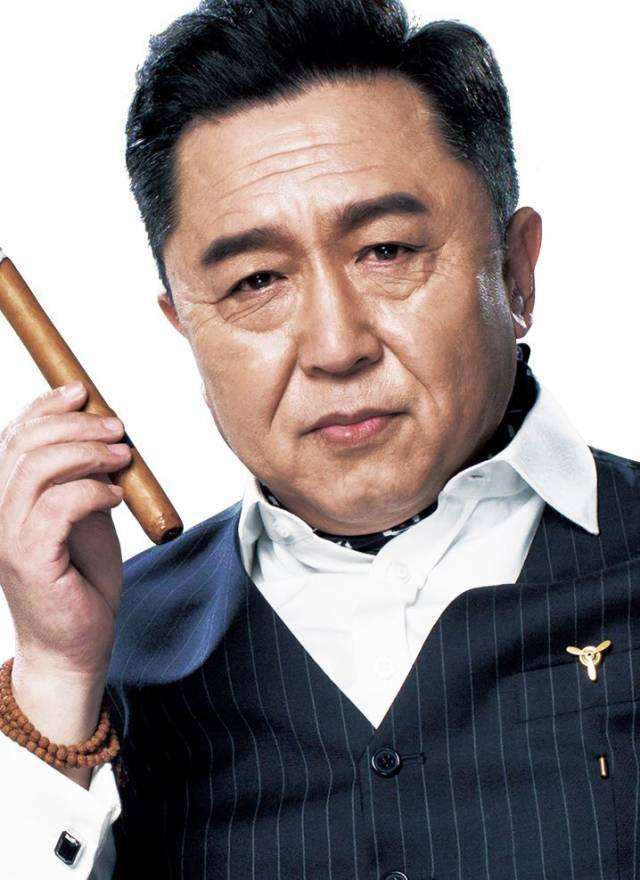
#> input picture introduction & basics/1.jpeg, 640 x 880 px
$ python readImage.py
#> lines starting #> are read from the running program, lines starting #| are printed output that depends on the picture
#coding:utf-8
import matplotlib.pyplot as plt

if __name__=='__main__':
    img = plt.imread('./1.jpeg')
#> img is the input picture: shape (880, 640, 3); mean R, G, B 146.7, 137.8, 138.2

    #显示图片
    plt.imshow(img)
    plt.axis('off')
    plt.show()

    #观察像素的表示方式
    print(img[10,300])
#| [36 45 54]

    #灰度化
    img = img.mean(axis = -1)
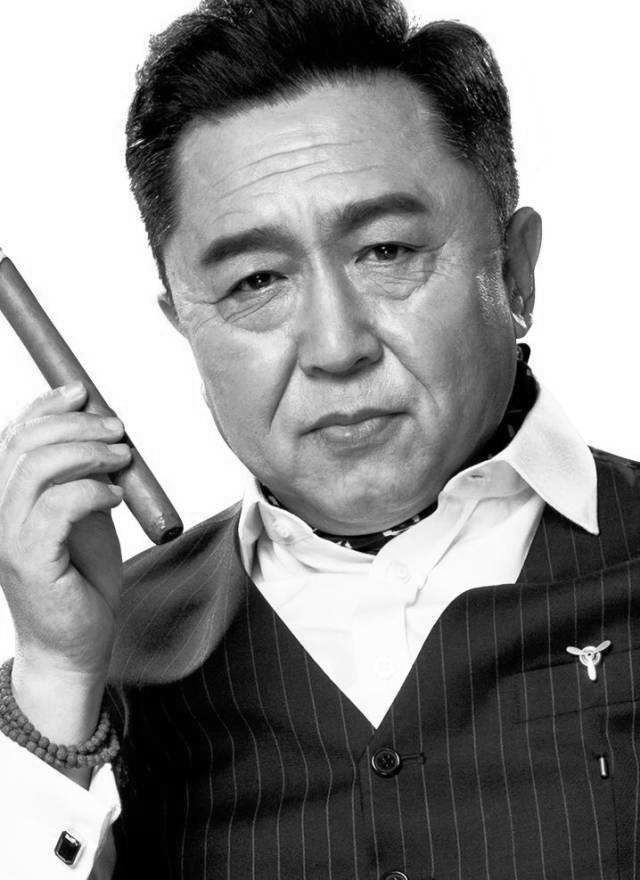
#> img: shape (880, 640) float64; min 0, max 255, mean 140.9
    plt.imshow(img,cmap='gray')
    plt.axis('off')
    plt.show()
